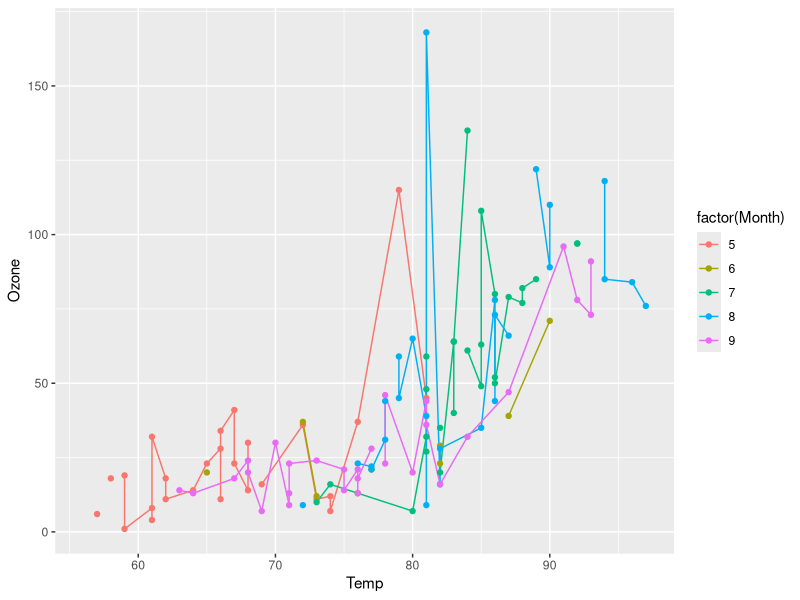
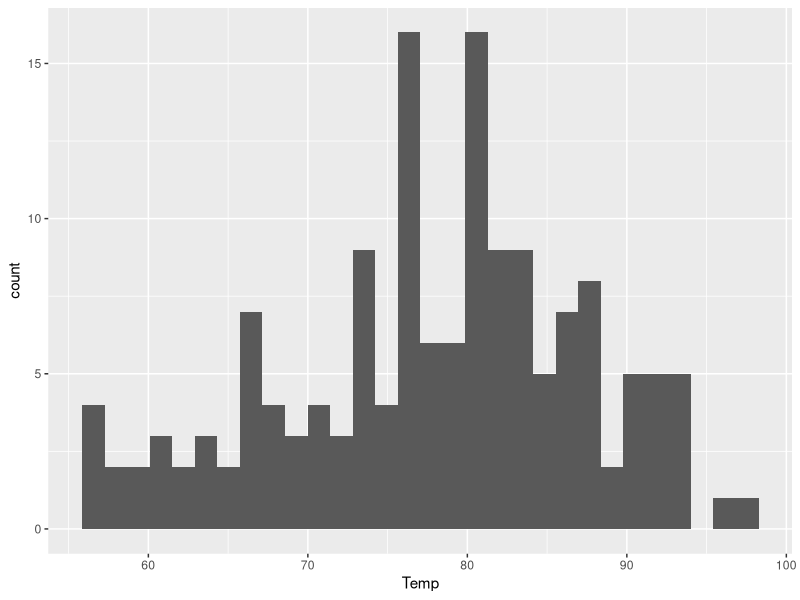
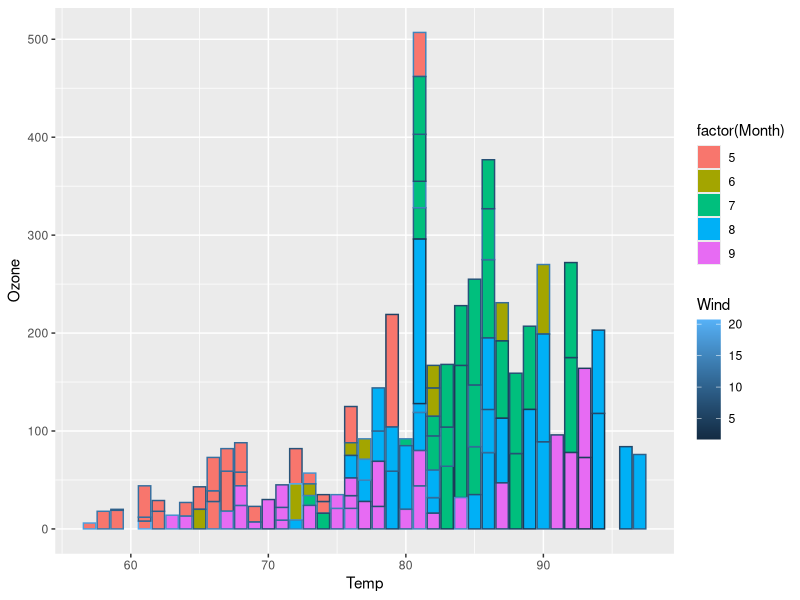
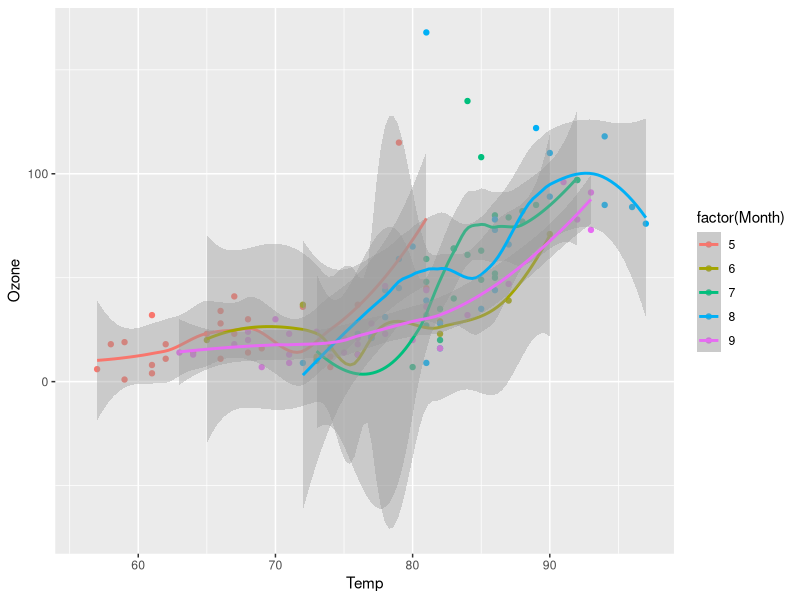
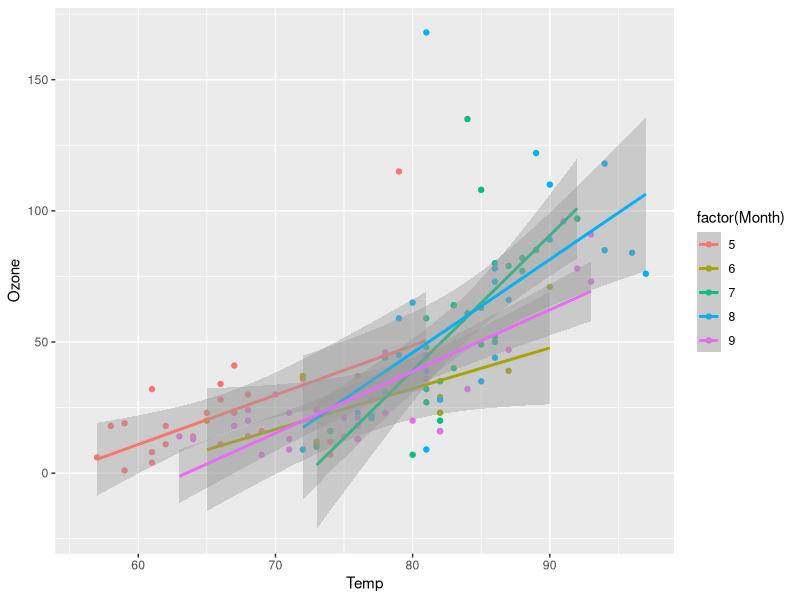
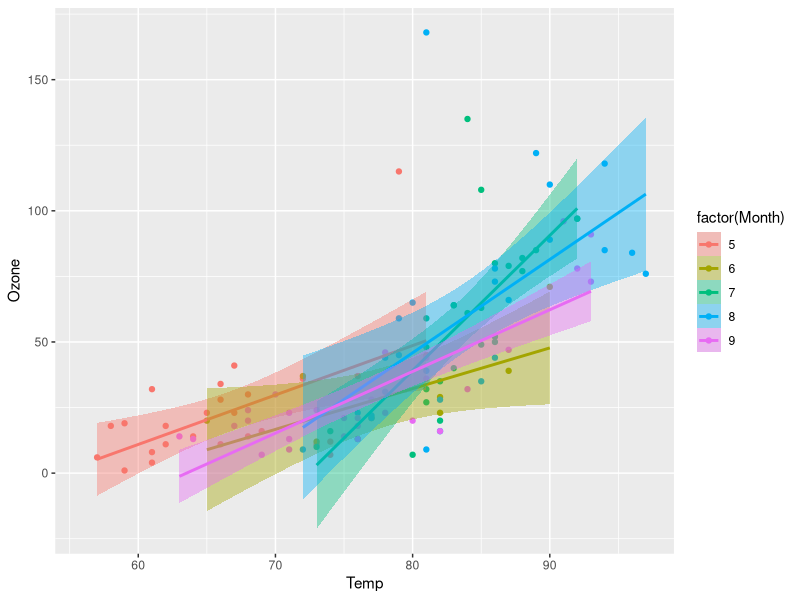
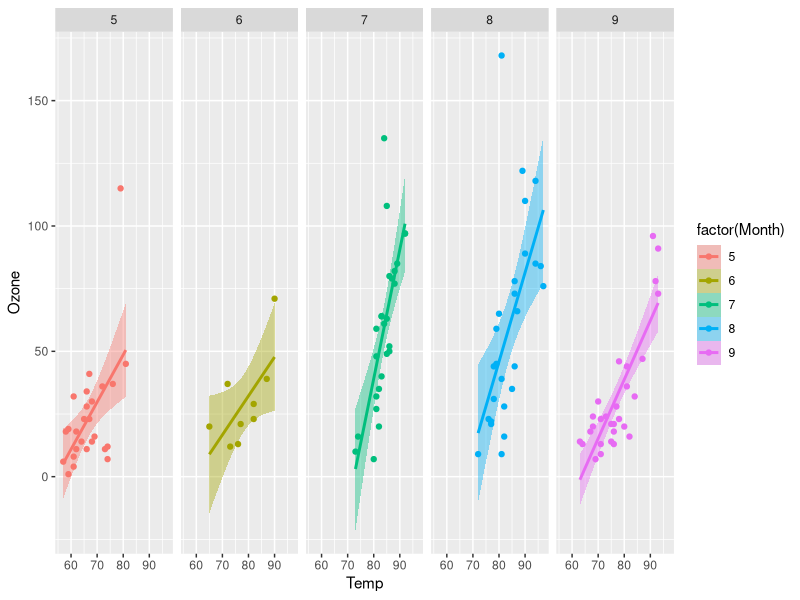
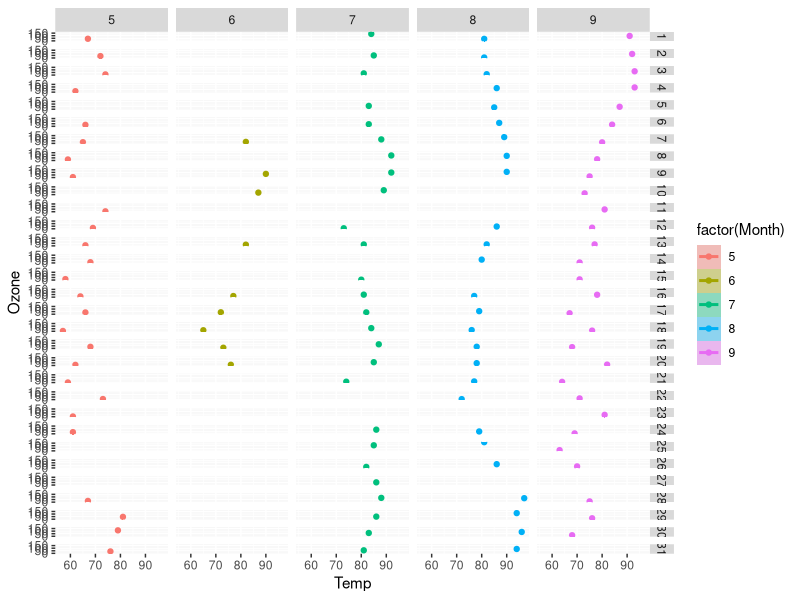

These figures' R source, in order:
## ---- chunk 1
knitr::opts_chunk$set(echo = TRUE)
## ---- chunk 2
library(ggplot2)
## ---- chunk 3
df <- airquality
View(df)
## ---- chunk 4
ggplot(df, aes(x=Temp, y=Ozone, color=factor(Month))) + 
  geom_line() +
  geom_point()
## ---- chunk 5
ggplot(df, aes(x=Temp)) + geom_histogram()
## ---- chunk 6
ggplot(df, aes(x=Temp, y=Ozone, color=Wind, fill=factor(Month))) +
  geom_bar(stat="identity")
## ---- chunk 7
ggplot(df, aes(x=Temp, y=Ozone, color=factor(Month))) +
  geom_point() +
  geom_smooth() 
## ---- chunk 8
ggplot(df, aes(x=Temp, y=Ozone, color=factor(Month))) +
  geom_point() +
  geom_smooth(method="lm") 
## ---- chunk 9
ggplot(df, aes(x=Temp, y=Ozone, fill=factor(Month), color=factor(Month))) +
  geom_point() +
  geom_smooth(method="lm") 
## ---- chunk 10
ggplot(df, aes(x=Temp, y=Ozone, fill=factor(Month), color=factor(Month))) +
  geom_point() +
  geom_smooth(method="lm") +
  facet_grid(.~Month)
## ---- chunk 11
ggplot(df, aes(x=Temp, y=Ozone, fill=factor(Month), color=factor(Month))) +
  geom_point() +
  geom_smooth(method="lm") +
  facet_grid(Day~Month)
## ---- chunk 12
ggplot(df, aes(x=Temp, fill=factor(Month), color=factor(Month))) +
  geom_histogram()
## ---- chunk 13
ggplot(df, aes(x=Temp, fill=factor(Month), color=factor(Month))) +
  geom_density(alpha=0.3)
## ---- chunk 14
ggplot(df, aes(x=Temp, fill=factor(Month), color=factor(Month))) +
  geom_density(alpha=0.5) +
  facet_grid(Month~.)
## ---- chunk 15
ggplot(df, aes(x=Temp, fill=factor(Month), color=factor(Month))) +
  geom_density(alpha=0.5) +
  facet_grid(Month~.) +
  theme_void()
## ---- chunk 16
ggplot(df, aes(x=Temp, fill=factor(Month), color=factor(Month))) +
  geom_density(alpha=0.5) +
  theme_void() +
  coord_flip()
## ---- chunk 17
ggplot(df, aes(x=Temp, fill=factor(Month), color=factor(Month))) +
  geom_density(alpha=0.5) +
  theme_bw() +
  coord_polar()
